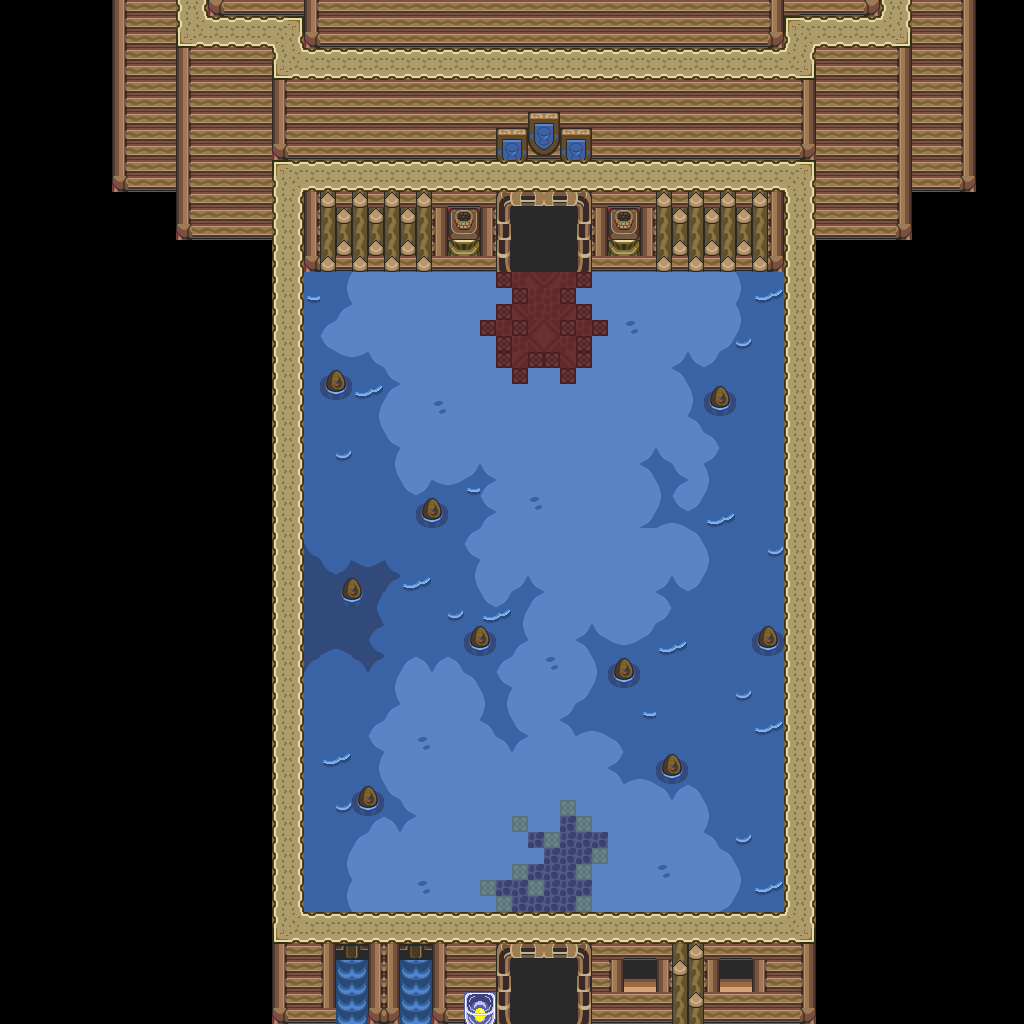

Rendered tile map (Tiled .tmx) drawn with the repository's tilesets; below, a short description and the map source with its tile grids summarised:
An orthogonal 64x64 tile map with 16x16 px tiles, 1 tile layer (base), 2 hidden layers not drawn and 15 objects.

<map version="1.10" tiledversion="1.12.1" orientation="orthogonal" renderorder="right-down" width="64" height="64" tilewidth="16" tileheight="16" infinite="0" nextlayerid="4" nextobjectid="16">
 <tileset firstgid="1" source="../classiciphone_pics4.tsx" />
 <layer id="1" name="base" width="64" height="64">
  <data>[4096 cells, 4096 non-empty, 99 distinct tile ids]</data>
 </layer>
 <layer id="2" name="collision" width="64" height="64" visible="0">
  <properties><property name="collision" value="true" /></properties>
  <data>[4096 cells, 2928 non-empty, 1 distinct tile ids]</data>
 </layer>
 <layer id="3" name="water" width="64" height="64" visible="0">
  <properties><property name="terrain" value="water" /></properties>
  <data>[4096 cells, 1079 non-empty, 1 distinct tile ids]</data>
 </layer>
 <objectgroup id="4" name="npcs">
  <object id="1" x="544.0" y="960.0" width="16" height="16">
   <properties>
    <property name="script" type="string">-- Auto-converted from GraalScript
-- join("door_sliding");
-- [CLIENT-SIDE — server no-op]
-- if (created) {
-- setstring this.img,classic_gate_pkt.png;
-- this.ptx = 32;
-- this.pty = 0;
-- this.w   = 2;
-- this.h   = 4;
-- this.doorcolor_init  = 1;
-- this.doorcolor_loss  = 0.1;
-- this.doorcolor_min   = 0.1;
-- this.speed_open  = .1;
-- this.speed_close = .3;
-- this.close_pause = 1;
-- this.open_dir    = 3;
-- }</property>
   </properties>
  </object>
  <object id="2" x="544.0" y="208.0" width="16" height="16">
   <properties>
    <property name="script" type="string">-- Auto-converted from GraalScript
-- join("door_sliding");
-- [CLIENT-SIDE — server no-op]
-- if (created) {
-- setstring this.img,classic_gate_pkt.png;
-- this.ptx = 32;
-- this.pty = 0;
-- this.w   = 2;
-- this.h   = 4;
-- this.doorcolor_init  = 1;
-- this.doorcolor_loss  = 0.1;
-- this.doorcolor_min   = 0.1;
-- this.speed_open  = .1;
-- this.speed_close = .3;
-- this.close_pause = 1;
-- this.open_dir    = 3;
-- }</property>
   </properties>
  </object>
  <object id="3" x="512.0" y="208.0" width="16" height="16">
   <properties>
    <property name="script" type="string">-- Auto-converted from GraalScript
-- join("door_sliding");
-- [CLIENT-SIDE — server no-op]
-- if (created) {
-- setstring this.img,classic_gate_pkt.png;
-- this.ptx = 0;
-- this.pty = 0;
-- this.w   = 2;
-- this.h   = 4;
-- this.doorcolor_init  = 1;
-- this.doorcolor_loss  = 0.1;
-- this.doorcolor_min   = 0.1;
-- this.speed_open  = .1;
-- this.speed_close = .3;
-- this.close_pause = 1;
-- this.open_dir    = 1;
-- }</property>
   </properties>
  </object>
  <object id="4" x="512.0" y="960.0" width="16" height="16">
   <properties>
    <property name="script" type="string">-- Auto-converted from GraalScript
-- join("door_sliding");
-- [CLIENT-SIDE — server no-op]
-- if (created) {
-- setstring this.img,classic_gate_pkt.png;
-- this.ptx = 0;
-- this.pty = 0;
-- this.w   = 2;
-- this.h   = 4;
-- this.doorcolor_init  = 1;
-- this.doorcolor_loss  = 0.1;
-- this.doorcolor_min   = 0.1;
-- this.speed_open  = .1;
-- this.speed_close = .3;
-- this.close_pause = 1;
-- this.open_dir    = 1;
-- }</property>
   </properties>
  </object>
  <object id="5" x="416.0" y="320.0" width="16" height="16">
   <properties>
    <property name="script" type="string">-- Auto-converted from GraalScript
-- // Graal2002 NPC by Stefan Knorr
-- if (created) {
-- // Initialize the attributes
-- showcharacter;
-- setcharprop #3,head28.png;
-- setcharprop #C0,white;
-- setcharprop #C1,white;
-- setcharprop #C2,orange;
-- setcharprop #C3,pink;
-- setcharprop #C4,lightgreen;
-- setcharprop #2,shield1.gif;
-- shieldpower = 1;
-- dir = 2;
-- sprite = 40;
end</property>
   </properties>
  </object>
  <object id="6" x="640.0" y="512.0" width="16" height="16">
   <properties>
    <property name="script" type="string">-- Auto-converted from GraalScript
-- // Graal2002 NPC by Stefan Knorr
-- if (created) {
-- // Initialize the attributes
-- showcharacter;
-- setcharprop #3,head29.png;
-- setcharprop #C0,orange;
-- setcharprop #C1,blue;
-- setcharprop #C2,darkblue;
-- setcharprop #C3,red;
-- setcharprop #C4,yellow;
-- setcharprop #2,shield1.gif;
-- shieldpower = 1;
-- dir = 2;
-- sprite = 40;
end</property>
   </properties>
  </object>
  <object id="7" x="656.0" y="512.0" width="16" height="16">
   <properties>
    <property name="gani" value="classic_warpicon_sparplace-exodus.png" />
    <property name="script" type="string">-- Auto-converted from GraalScript
</property>
   </properties>
  </object>
  <object id="8" x="448.0" y="320.0" width="16" height="16">
   <properties>
    <property name="gani" value="classic_arrow_2.png" />
    <property name="script" type="string">-- Auto-converted from GraalScript
</property>
   </properties>
  </object>
  <object id="9" x="656.0" y="272.0" width="16" height="16">
   <properties>
    <property name="script" type="string">-- Auto-converted from GraalScript
-- // Graal2002 NPC by Stefan Knorr
-- if (created) {
-- // Initialize the attributes
-- showcharacter;
-- setcharprop #3,head16.png;
-- setcharprop #C0,orange;
-- setcharprop #C1,gray;
-- setcharprop #C2,darkblue;
-- setcharprop #C3,darkblue;
-- setcharprop #C4,darkblue;
-- setcharprop #2,shield1.gif;
-- shieldpower = 1;
-- dir = 2;
-- sprite = 40;
end</property>
   </properties>
  </object>
  <object id="10" x="560.0" y="160.0" width="16" height="16">
   <properties>
    <property name="gani" value="light4.png" />
    <property name="script" type="string">-- Auto-converted from GraalScript
-- // NPC made by Bartholomew (SNC)
-- if (created) {
-- setimg light4.png;
self.dontblock = true
end
-- [CLIENT-SIDE — server no-op]
-- if (playerenters) {
-- setcoloreffect 5,1,1,0.25;
-- setzoomeffect 2;
-- drawaslight;
-- }</property>
   </properties>
  </object>
  <object id="11" x="400.0" y="160.0" width="16" height="16">
   <properties>
    <property name="gani" value="light4.png" />
    <property name="script" type="string">-- Auto-converted from GraalScript
-- // NPC made by Bartholomew (SNC)
-- if (created) {
-- setimg light4.png;
self.dontblock = true
end
-- [CLIENT-SIDE — server no-op]
-- if (playerenters) {
-- setcoloreffect 2,1,1,0.25;
-- setzoomeffect 2;
-- drawaslight;
-- }</property>
   </properties>
  </object>
  <object id="12" x="624.0" y="960.0" width="16" height="16">
   <properties>
    <property name="gani" value="classic_window.png" />
    <property name="script" type="string">-- Auto-converted from GraalScript
</property>
   </properties>
  </object>
  <object id="13" x="720.0" y="960.0" width="16" height="16">
   <properties>
    <property name="gani" value="classic_window.png" />
    <property name="script" type="string">-- Auto-converted from GraalScript
</property>
   </properties>
  </object>
  <object id="14" x="336.0" y="960.0" width="16" height="16">
   <properties>
    <property name="gani" value="classic_waterani_middle.gif" />
    <property name="script" type="string">-- Auto-converted from GraalScript
-- // NPC made by Tim -Levels- (LAT Captain)
-- if (created) {
end
-- if (playertouchsme) {
end</property>
   </properties>
  </object>
  <object id="15" x="400.0" y="960.0" width="16" height="16">
   <properties>
    <property name="gani" value="classic_waterani_middle.gif" />
    <property name="script" type="string">-- Auto-converted from GraalScript
-- // NPC made by Tim -Levels- (LAT Captain)
-- if (created) {
end
-- if (playertouchsme) {
end</property>
   </properties>
  </object>
 </objectgroup>
</map>
